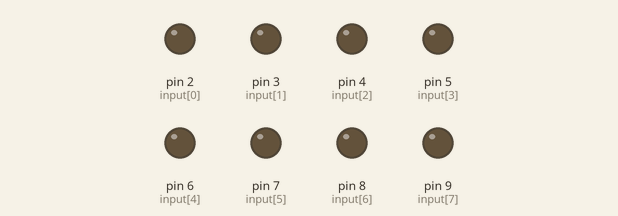
Simulated run of this sketch. Board: Arduino Uno, built with avr-gcc and run on an emulated ATmega328P. Shown: output pins drawn as LEDs (lit = HIGH).

Above: at 0.1 s.
At 4.1 s:
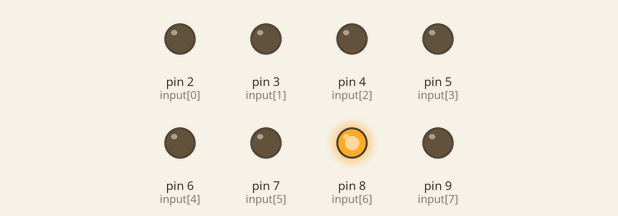
At 9.1 s:
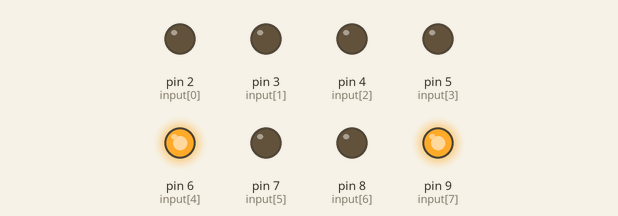
At 19.1 s:
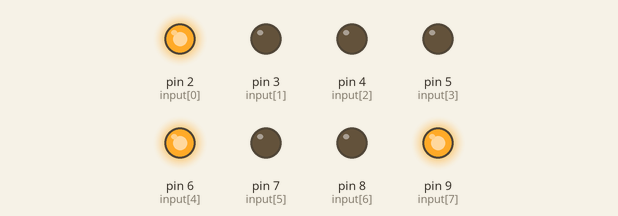
At 29.1 s:
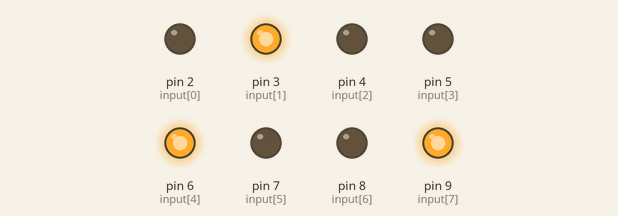
At 39.1 s:
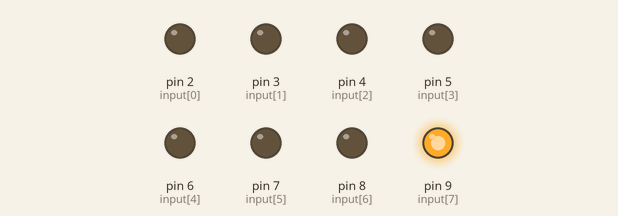
Timing chart, 0 to 40.0 s (numbered marks = the images above):
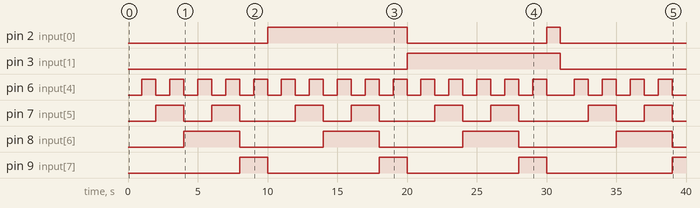

The sketch:

0to30_counter.ino
```cpp
 int input[]={2,3,4,5,6,7,8,9};
void setup(){
  for(int i=0;i<8;i++){
      pinMode(input[i],OUTPUT);
    }
}
  void loop(){
   for(int num = 0; num <= 30; num++)
    {
        int tens = num / 10;
        int units = num % 10;
       // Units display (pins 2,3,4,5)
        digitalWrite(input[0], tens & 1);
        digitalWrite(input[1], (tens >> 1) & 1);
        digitalWrite(input[2], (tens >> 2) & 1);
        digitalWrite(input[3], (tens >> 3) & 1);
        // Tens display (pins 6,7,8,9)
        digitalWrite(input[4], units & 1);
        digitalWrite(input[5], (units >> 1) & 1);
        digitalWrite(input[6], (units>> 2) & 1);
        digitalWrite(input[7], (units>> 3) & 1);
        delay(1000);
   }
}
```

Measured:
- by itself, pin 2 (input[0]): LOW → HIGH at 10.0 s, → LOW 10.0 s later, → HIGH 10.0 s later, → LOW 1.0 s later
- by itself, pin 3 (input[1]): LOW → HIGH at 20.0 s, → LOW 11.0 s later
- by itself, pin 6 (input[4]): goes 14 × (HIGH 1.0 s, LOW 1.0 s), HIGH 1.0 s, LOW 2.0 s, 3 × (HIGH 1.0 s, LOW 1.0 s), HIGH 1.0 s, then LOW
- by itself, pin 7 (input[5]): LOW → HIGH at 2.0 s, → LOW 2.0 s later, → HIGH 2.0 s later, → LOW 2.0 s later, … (16 changes in this stretch)
- by itself, pin 8 (input[6]): LOW → HIGH at 4.0 s, → LOW 4.0 s later, → HIGH 6.0 s later, → LOW 4.0 s later, … (8 changes in this stretch)
- by itself, pin 9 (input[7]): alternates HIGH for 2.0 s and LOW for 8.0 s
